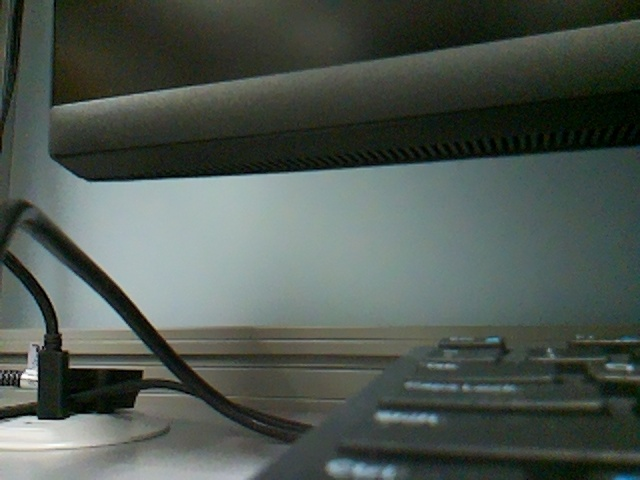
#> input picture test_photos/24-02-13_10-26-47.jpg, 640 x 480 px, given in place of 26-11-20_17-04-21.jpg, which was not available
$ python green_detect.py
#> lines starting #> are read from the running program, lines starting #| are printed output that depends on the picture; after the words box and inside, x2 and y2 are one past the last pixel; in counts of white or black regions, pixels touching at a corner belong together; pictures that were not available may be replaced by others from this repository, and a replacement may not be noted
#!/usr/bin/env python3

# 13 Feb. 2024
# Megdalia Bromhal
# References: https://pysource.com/2019/02/15/detecting-colors-hsv-color-space-opencv-with-python/

# Import needed modules
from vilib import Vilib
import time
import cv2
import numpy as np


def main():
    # Start camera
    Vilib.camera_start(vflip=False, hflip=False)
#> (this line was passed over: vilib is not available in this run)

    # Display camera feed on local machine
   # Vilib.display(local=True)

    # Defining where to store images
    path = "/home/mickey/scripts/Yelena_dfs/test_photos"

    # while True:

    # First part: taking the photo and storing it
    # Defining the time so that we can name the photo by the time it was taken
    _time = time.strftime("%y-%m-%d_%H-%M-%S", time.localtime())

    time.sleep(1)
    # Taking the photo, naming it with the time, storing it at path
    Vilib.take_photo(str(_time), path)
#> (this line was passed over: vilib is not available in this run)

    # Printing where the photo will be saved
    print("\nThe photo save as:%s/%s.jpg"%(path, _time))
    time.sleep(0.1) # Give it time to process

    # Naming the file
    photo_name = str(_time) + ".jpg"

    # Second part: accessing the photo and finding the green in it

    read_image = cv2.imread("/home/mickey/scripts/Yelena_dfs/test_photos/" + photo_name) # /home/mickey/scripts/Yelena_dfs/test_photos/24-02-13_10-40-40.jpg
#> read_image is the input picture: shape (480, 640, 3); mean B, G, R 80.5, 87.1, 78.1

    hsv_frame = cv2.cvtColor(read_image, cv2.COLOR_BGR2HSV)
#> hsv_frame: shape (480, 640, 3); mean H, S, V 62.6, 54.8, 87.8

    # Defining hsv ranges for green color
    low_green = np.array([25, 52, 72])
    high_green = np.array([102, 255, 255])
    green_mask = cv2.inRange(hsv_frame, low_green, high_green)
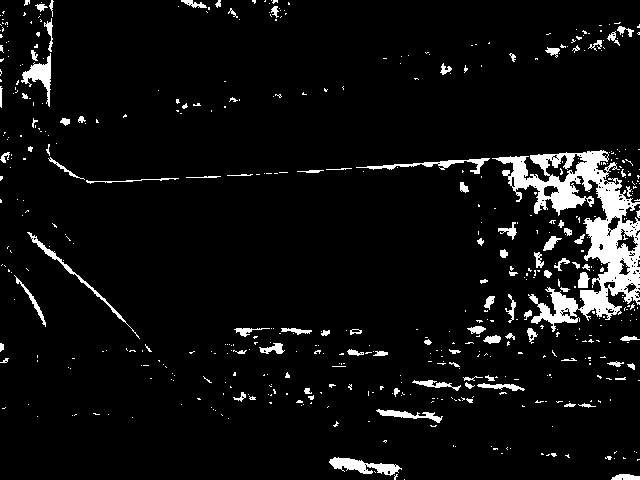
#> green_mask: shape (480, 640); 5.9% white; 540 white regions (442 under 20 px), largest, box (x1, y1, x2, y2) and area: (492, 150, 640, 332) 8701, (329, 457, 402, 476) 655, (21, 53, 51, 107) 558
    green = cv2.bitwise_and(read_image, read_image, mask=green_mask)
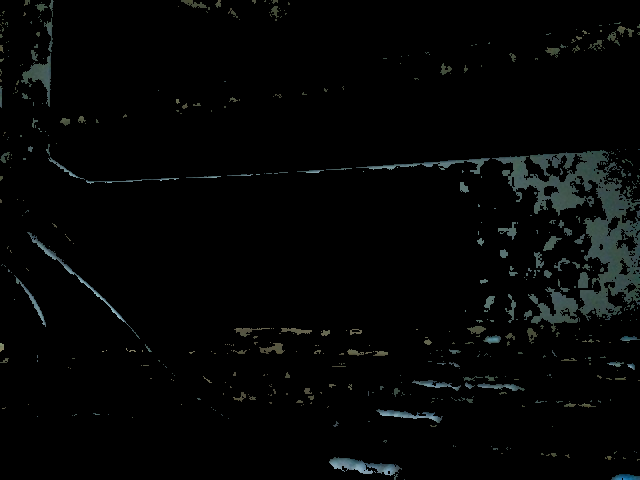
#> green: shape (480, 640, 3); mean B, G, R 5, 5.3, 4.2

    cv2.imwrite("/home/mickey/scripts/Yelena_dfs/test_photos/green_mask" + photo_name, green)

    read_masked_image = cv2.imread(str(_time) + ".jpg")
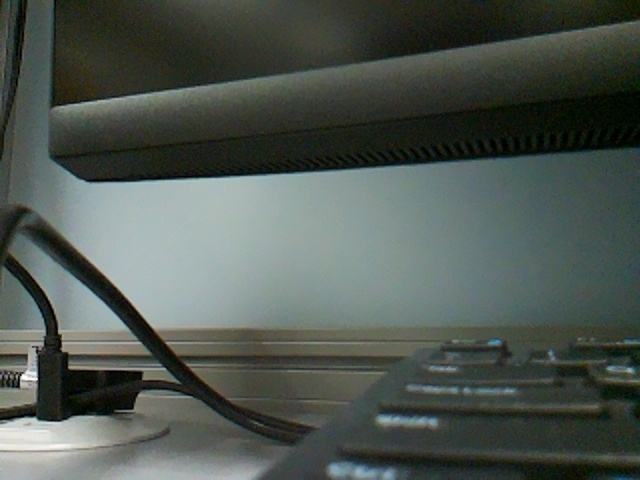
#> input picture test_photos/24-02-13_10-30-19.jpg, 640 x 480 px, given in place of 26-11-20_17-04-21.jpg, which was not available
#> read_masked_image is the input picture: shape (480, 640, 3); mean B, G, R 80.6, 86.7, 78.4

    cv2.imshow("Image", read_image)
    cv2.imshow("Green", green)
    cv2.waitKey(0)
    cv2.destroyAllWindows()

    # Show image
    cv2.imshow("Test image", read_masked_image )
    cv2.waitKey(0)

    cv2.destroyAllWindows()

    # Sleep one second until take another photo
    time.sleep(1)

    Vilib.camera_close()
#> (this line was passed over: vilib is not available in this run)

if __name__ == "__main__":
    main()
